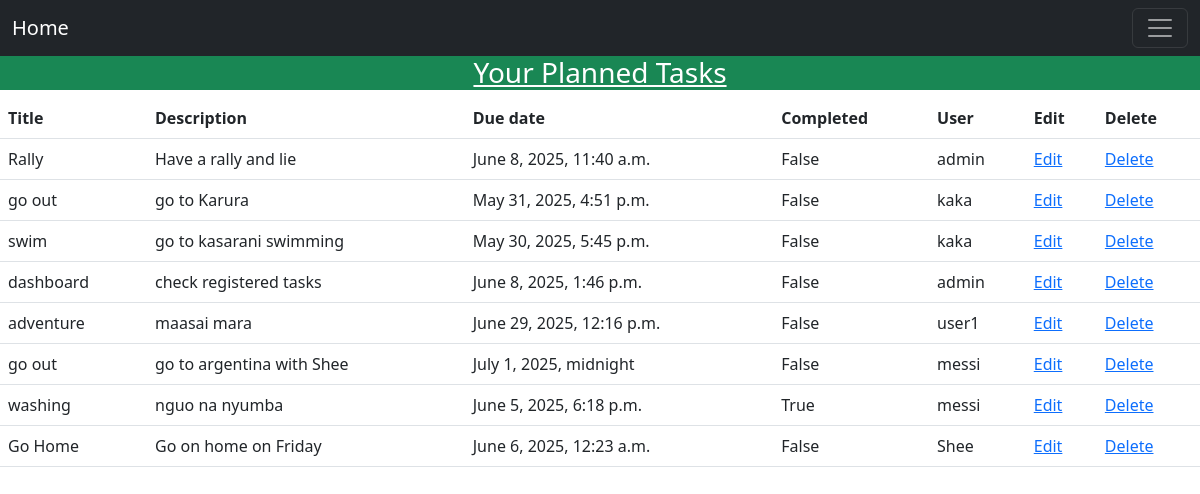
/displaytasks/ (signed in), run on the app's committed database.
### todo/models.py (models this page shows)
class Task(models.Model):
    title = models.CharField(max_length=20)
    description = models.CharField(max_length=100)
    due_date = models.DateTimeField()
    completed_status = models.BooleanField(default=False)
    user = models.ForeignKey(User, on_delete=models.CASCADE)

### todo/views.py (the view)
# urls.py: path('displaytasks/', views.display_tasks, name = "display_tasks"),
@login_required
def display_tasks(request):
    tasks = Task.objects.all()
    return render(request, 'base.html', {'tasks': tasks})

### templates/base.html (shortened to what this page needs)
<!DOCTYPE html>
<html lang="en">
<head>
    <link href="https://cdn.jsdelivr.net/npm/bootstrap@5.2.3/dist/css/bootstrap.min.css" rel="stylesheet">
</head>
<body>
<nav class="navbar navbar-dark bg-dark">
  <div class="container-fluid">
    <a class="navbar-brand" href="{% url "todo:home" %}">Home</a>
    <button class="navbar-toggler" type="button" data-bs-toggle="collapse" data-bs-target="#navbarNavDropdown" aria-controls="navbarNavDropdown" aria-expanded="false" aria-label="Toggle navigation">
      <span class="navbar-toggler-icon"></span>
    </button>
  </div>
</nav>
{% block content %}
    <h3 class="text-white bg-success text-decoration-underline text-center">Your Planned Tasks</h3>
    {% if tasks %}
        <table class="table">
            <thead>
                <tr>
                    <th>Title</th>
                    <th>Description</th>
                    <th>Due date</th>
                    <th>Completed</th>
                    <th>User</th>
                    <th>Edit</th>
					          <th>Delete</th>
                </tr>
            </thead>
            <tbody>
                {% for task in tasks %}
                <tr>
                    <td>{{ task.title }}</td>
                    <td>{{ task.description }}</td>
                    <td>{{ task.due_date }}</td>
                    <td>{{ task.completed_status }}</td>
                    <td>{{ task.user }}</td>
                    <td><a href="{% url 'todo:edit_task' task.id %}">Edit</a></td>
					          <td><a href="{% url 'todo:delete_task' task.id %}">Delete</a></td>
                </tr>
                {% endfor %}
            </tbody>
        </table>
    {% else %}
        <h2 class="text-center colour-success">There is no taks</h2>
        <br>
    {% endif %}
{% endblock content %}
</body>
</html>

### data on the page
Task: title "Rally", description "Have a rally and lie", due_date "June 8, 2025, 11:40 a.m.", completed_status "False", user "admin"
Task: title "go out", description "go to Karura", due_date "May 31, 2025, 4:51 p.m.", completed_status "False", user "kaka"
Task: title "swim", description "go to kasarani swimming", due_date "May 30, 2025, 5:45 p.m.", completed_status "False", user "kaka"
Task: title "dashboard", description "check registered tasks", due_date "June 8, 2025, 1:46 p.m.", completed_status "False", user "admin"
Task: title "adventure", description "maasai mara", due_date "June 29, 2025, 12:16 p.m.", completed_status "False", user "user1"
Task: title "go out", description "go to argentina with Shee", due_date "July 1, 2025, midnight", completed_status "False", user "messi"
Task: title "washing", description "nguo na nyumba", due_date "June 5, 2025, 6:18 p.m.", completed_status "True", user "messi"
Task: title "Go Home", description "Go on home on Friday", due_date "June 6, 2025, 12:23 a.m.", completed_status "False", user "Shee"
